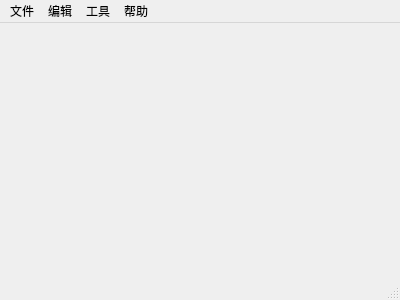
<?xml version="1.0" encoding="UTF-8"?>
<ui version="4.0">
 <class>MainWindow</class>
 <widget class="QMainWindow" name="MainWindow">
  <property name="geometry">
   <rect>
    <x>0</x>
    <y>0</y>
    <width>400</width>
    <height>300</height>
   </rect>
  </property>
  <property name="windowTitle">
   <string>MainWindow</string>
  </property>
  <widget class="QWidget" name="centralWidget"/>
  <widget class="QMenuBar" name="menuBar">
   <property name="geometry">
    <rect>
     <x>0</x>
     <y>0</y>
     <width>400</width>
     <height>22</height>
    </rect>
   </property>
   <widget class="QMenu" name="menu">
    <property name="title">
     <string>文件</string>
    </property>
    <addaction name="actionNew"/>
    <addaction name="actionOpen"/>
    <addaction name="actionSave"/>
    <addaction name="actionexit"/>
   </widget>
   <widget class="QMenu" name="menu_2">
    <property name="title">
     <string>帮助</string>
    </property>
    <addaction name="actioninstruction"/>
    <addaction name="actiondevelopper"/>
   </widget>
   <widget class="QMenu" name="menu_3">
    <property name="title">
     <string>编辑</string>
    </property>
    <addaction name="actioninsert"/>
    <addaction name="actionctrl_x"/>
    <addaction name="actionctrl_c"/>
    <addaction name="actionctrl_v"/>
   </widget>
   <widget class="QMenu" name="menu_4">
    <property name="title">
     <string>工具</string>
    </property>
    <addaction name="actionfind"/>
    <addaction name="actionreplace"/>
    <addaction name="actiontongji"/>
   </widget>
   <addaction name="menu"/>
   <addaction name="menu_3"/>
   <addaction name="menu_4"/>
   <addaction name="menu_2"/>
  </widget>
  <widget class="QStatusBar" name="statusBar"/>
  <action name="actionNew">
   <property name="text">
    <string>新建(ctrl+N)</string>
   </property>
  </action>
  <action name="actionOpen">
   <property name="text">
    <string>打开(ctrl+O)</string>
   </property>
  </action>
  <action name="actionSave">
   <property name="text">
    <string>保存(ctrl+S)</string>
   </property>
  </action>
  <action name="actioninstruction">
   <property name="text">
    <string>使用说明(F1)</string>
   </property>
  </action>
  <action name="actiondevelopper">
   <property name="text">
    <string>开发人员</string>
   </property>
  </action>
  <action name="actioninsert">
   <property name="text">
    <string>插入</string>
   </property>
  </action>
  <action name="actionctrl_x">
   <property name="text">
    <string>剪切(ctrl+X)</string>
   </property>
  </action>
  <action name="actionctrl_c">
   <property name="text">
    <string>复制(ctrl+C)</string>
   </property>
  </action>
  <action name="actionctrl_v">
   <property name="text">
    <string>粘贴(ctrl+V)</string>
   </property>
  </action>
  <action name="actionfind">
   <property name="text">
    <string>查找(ctrl+F)</string>
   </property>
  </action>
  <action name="actionreplace">
   <property name="text">
    <string>替换(ctrl+R)</string>
   </property>
  </action>
  <action name="actiontongji">
   <property name="text">
    <string>统计</string>
   </property>
  </action>
  <action name="actionexit">
   <property name="text">
    <string>退出</string>
   </property>
  </action>
 </widget>
 <layoutdefault spacing="6" margin="11"/>
 <resources/>
 <connections/>
</ui>
